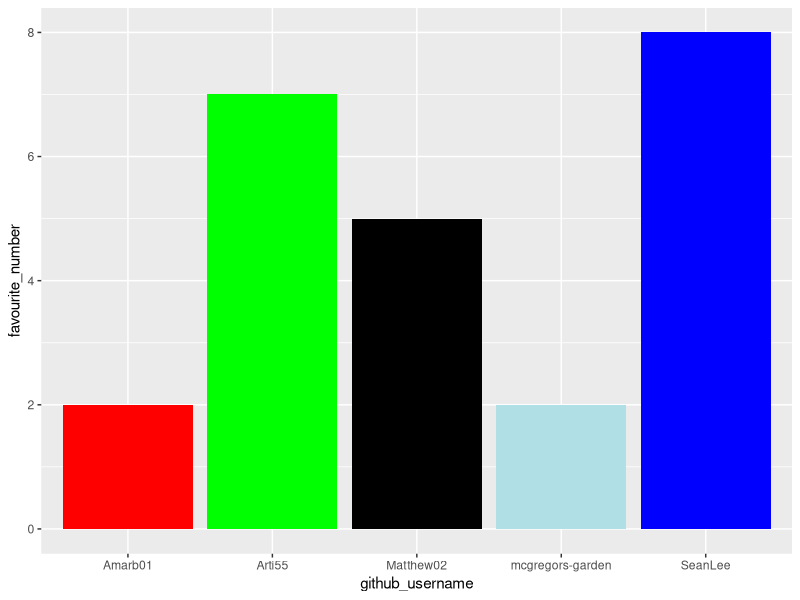

The R source for this figure:
## ---- chunk 1
library(tidyverse) 
## ---- chunk 2
team_data <- tibble(
  name = c("Peter Rabbit", "Amarb", "Matt", 
           "Arti", "Sean"),
  github_username = c("mcgregors-garden", "Amarb01", "Matthew02", 
                      "Arti55", "SeanLee"), 
  colour = c("powderblue", "red", "black", 
             "green", "blue"),
  hobby = c("Hopping", "swimming", "coding", 
            "gaming", "running"),
  favourite_number = c(2, 2, 5, 7, 8)
  )

team_data
## ---- chunk 3
p1 <- ggplot(data = team_data, 
             mapping = aes(x = github_username, 
                           y = favourite_number,
                           fill = colour), 
             ) +
   geom_col() +
   scale_fill_identity()
p1
